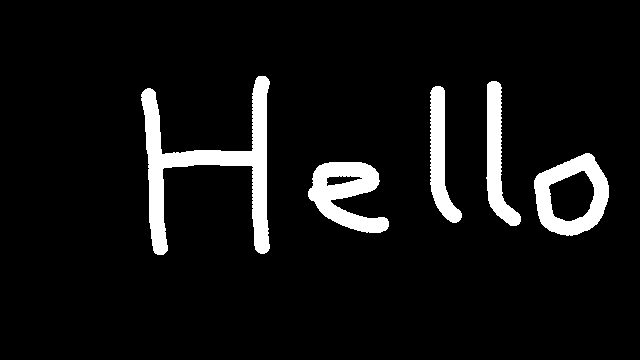
#> input picture python/Pillow works/HeightMap.png, 640 x 360 px, found by its file name
$ python autostereogram.py
#> lines starting #> are read from the running program, lines starting #| are printed output that depends on the picture; after the words box and inside, x2 and y2 are one past the last pixel; in counts of white or black regions, pixels touching at a corner belong together
from PIL import Image
import random

HeightMap = Image.open(r"python\Pillow works\HeightMap.png")
#> HeightMap is the input picture: PIL image 640x360 P; 7.3% white; 5 white regions, box (x1, y1, x2, y2) and area: (141, 76, 270, 255) 6396, (308, 162, 389, 233) 3120, (534, 153, 609, 236) 3003, (486, 81, 521, 226) 2192, (430, 86, 462, 223) 2044

# print(HeightMap.format, HeightMap.size, HeightMap.mode)

width, height = HeightMap.size
#> width = 640; height = 360

Noise = Image.new('RGB', (width, height))
#> Noise: PIL image 640x360 RGB; every value is 0

for x in range(width):
    for y in range(height):
        Noise.putpixel((x,y),((y%2)*255,255,255))
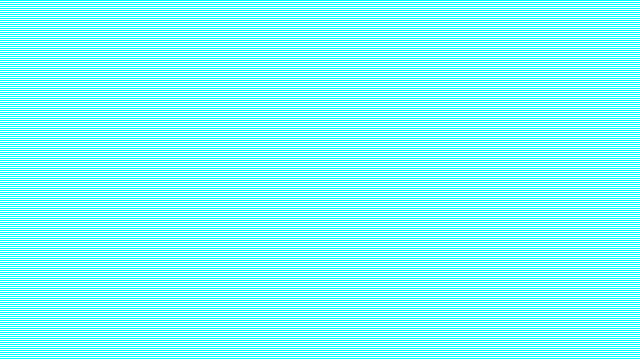
#> Noise: PIL image 640x360 RGB; mean R, G, B 127.5, 255, 255


Noise.show()

# HeightMap.show()
